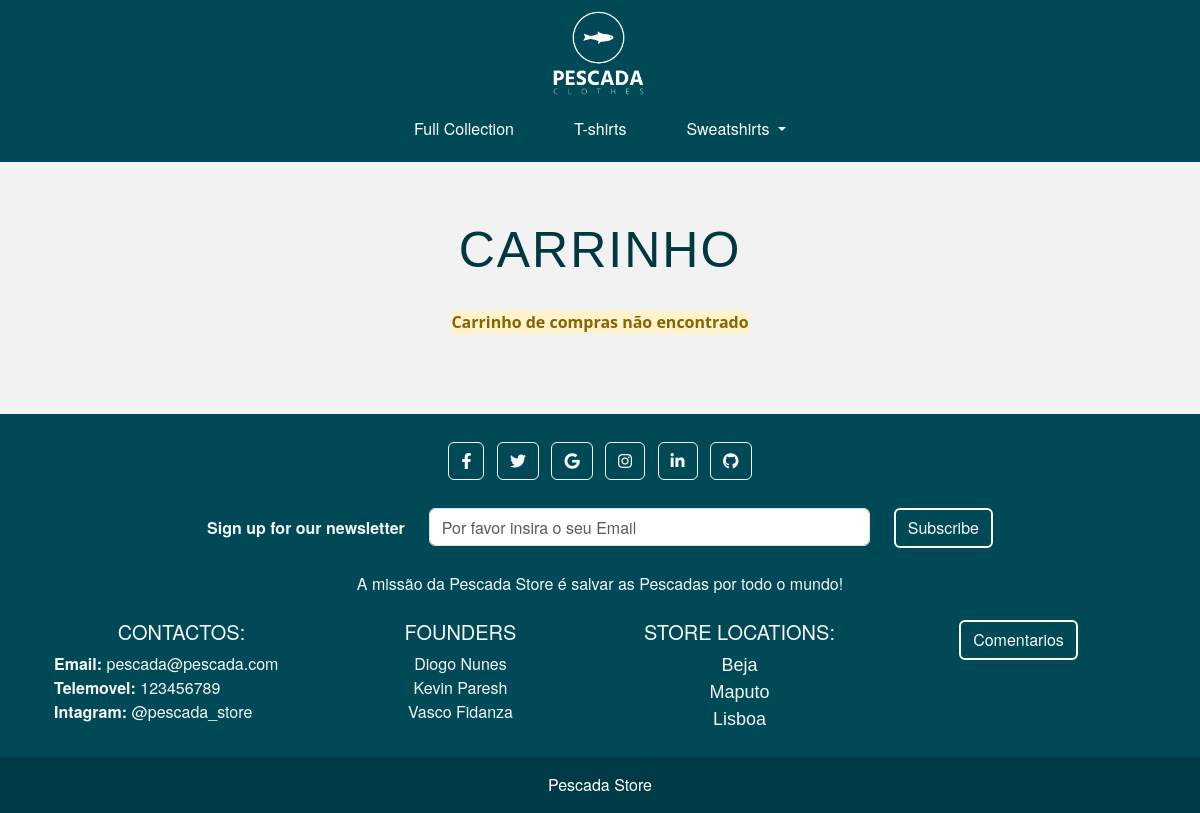
/carrinho/ (signed in), run on an earlier commit of the app's database.
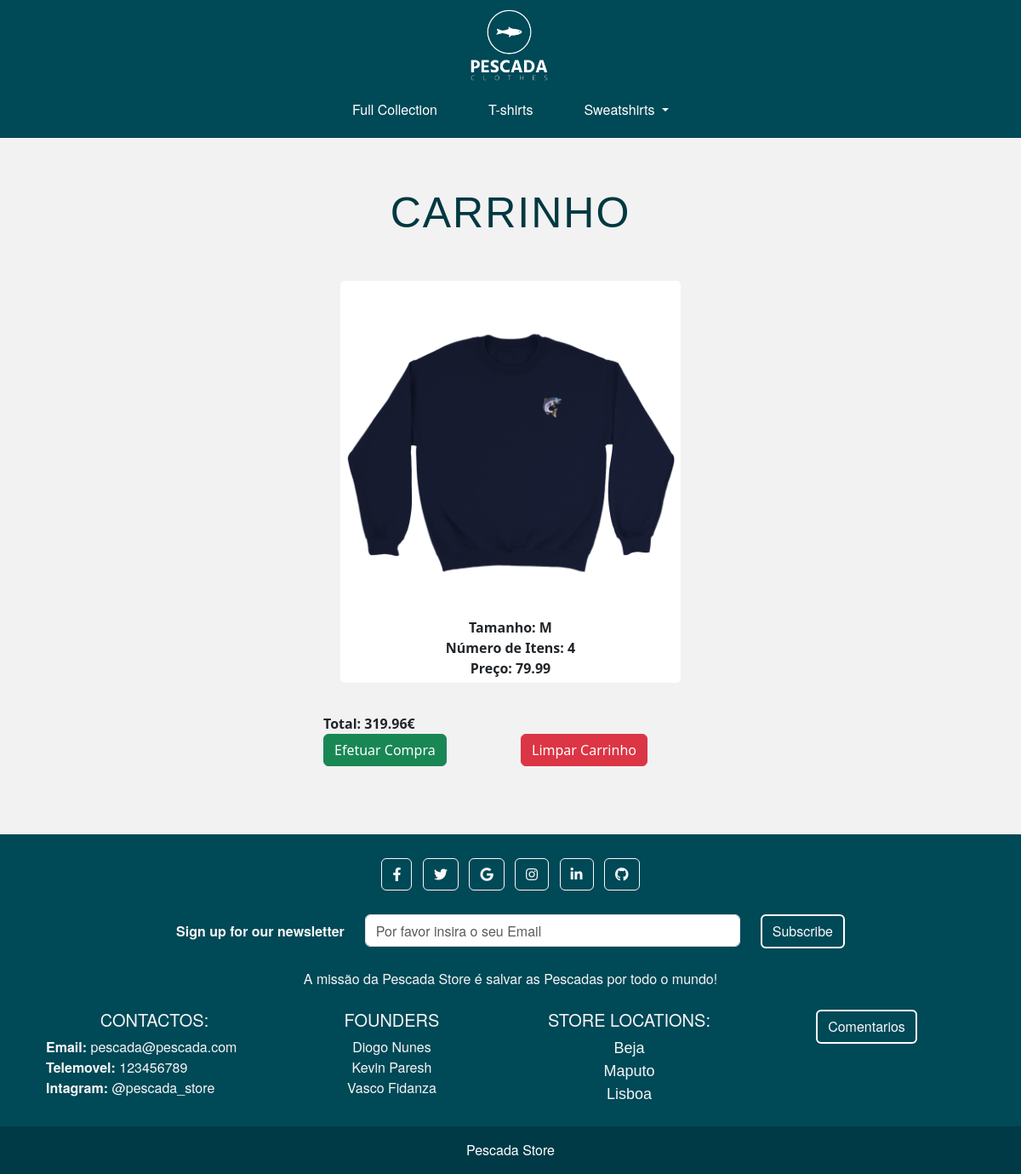
And on a later commit of the database.
### store/models.py (models this page shows, shortened)
class Produto(models.Model):
    tamanho = models.CharField(max_length=1)
    cor = models.CharField(max_length=20)
    preco = models.DecimalField(max_digits=8, decimal_places=2)
    num_pontos = models.IntegerField(default=0)
    categoria = models.CharField(max_length=50)
    referencia = models.CharField(max_length=4)
    image = models.CharField(max_length=255, default="whiteLogo.png")
    stock = models.IntegerField(default=0)
    def __str__(self):
        return self.categoria + " - " + self.tamanho + " - " + self.cor + " -> " + str(self.preco) + "€"

class carrinhoItem(models.Model):
    produto = models.ForeignKey(Produto, on_delete=models.CASCADE)
    carrinho = models.ForeignKey(CarrinhoCompras, on_delete=models.CASCADE)
    quantidade = models.IntegerField(default=1)

class CarrinhoCompras(models.Model):
    utilizador = models.ForeignKey(Utilizador, on_delete=models.CASCADE, default=None)
    num_itens = models.IntegerField(default=0)
    valor_total = models.DecimalField(max_digits=8, decimal_places=2, default=0)

### store/views.py (the view)
# urls.py: path('carrinho/', views.cart_view, name='cart_view'),
@login_required(login_url="login_view")
def cart_view(request):
    if hasattr(request.user, 'utilizador'):
        try:
            carrinho = CarrinhoCompras.objects.get(utilizador= request.user.utilizador)
            if carrinho.num_itens == 0 and carrinho.valor_total == 0:
                return render(request, 'cart.html', {'empty': 'O seu carrinho está vazio!'})
            cart_items = carrinhoItem.objects.filter(carrinho=carrinho)
            produtos = []
            for item in cart_items:
                produto = Produto.objects.get(pk=item.produto.id)
                produtos.append(produto)
            context = {'items': list(cart_items.values()), 'produtos': list(produtos), 'carrinho': carrinho}
            return render(request, 'cart.html', context)
        except ObjectDoesNotExist:
            return render(request, 'cart.html', {'empty': 'Carrinho de compras não encontrado'})
    else:
        return render(request, 'login.html', {'msg': 'Não está logado como User'})

### templates/cart.html (shortened to what this page needs)
{% extends "home.html" %}
    {% load static %}
    {% block conteudo %}
        <div class="tittle-container">
            <h1> Carrinho </h1>
        </div>
        <div class="alert-warning">
            {% if empty %}
                <strong> {{ empty }} </strong>
            {% endif %}
        </div>
        {% if produtos and carrinho and items %}
            <ul class="product_list">
            {% for product in produtos %}
                <li>
                    <a href="{% url 'detail' produto_id=product.pk %}">
                        <img src="{% static "store/images/" %}{{ product.image }}" alt="{{ product }}">
                    </a>
                    <strong>Tamanho: {{ product.tamanho }}</strong>
                    {% for item in items %}
                        {% if item.produto_id == product.id %}
                            <strong>Número de Itens: {{ item.quantidade }}</strong>
                        {% endif %}
                    {% endfor %}
                    <strong>Preço: {{ product.preco }}</strong>
                </li>
            {% endfor %}
            </ul>
            <strong>Total: {{ carrinho.valor_total }}€</strong>
            <div class="row">
                <div class="col">
                    <form method="POST" action="{% url 'finalizar_compra' %}">
                        <button type="submit" class="btn btn-success">Efetuar Compra</button>
                    </form>
                </div>
                <div class="col">
                    <form method="POST" action="{% url 'empty_cart' %}">
                        <button type="submit" class="btn btn-danger">Limpar Carrinho</button>
                    </form>
                </div>
            </div>
        {% endif %}
    {% endblock %}

What changed in the data, as far as the page shows it:
now on this page (row unchanged): Produto: image (picture), tamanho "M", preco "79.99"
added carrinhoItem: quantidade "4"
added CarrinhoCompras: valor_total "319.96"
Also different on the page:
{{ empty }}: "Carrinho de compras não encontrado" → (not shown)
text now shown: "Total: € Efetuar Compra Limpar Carrinho"
